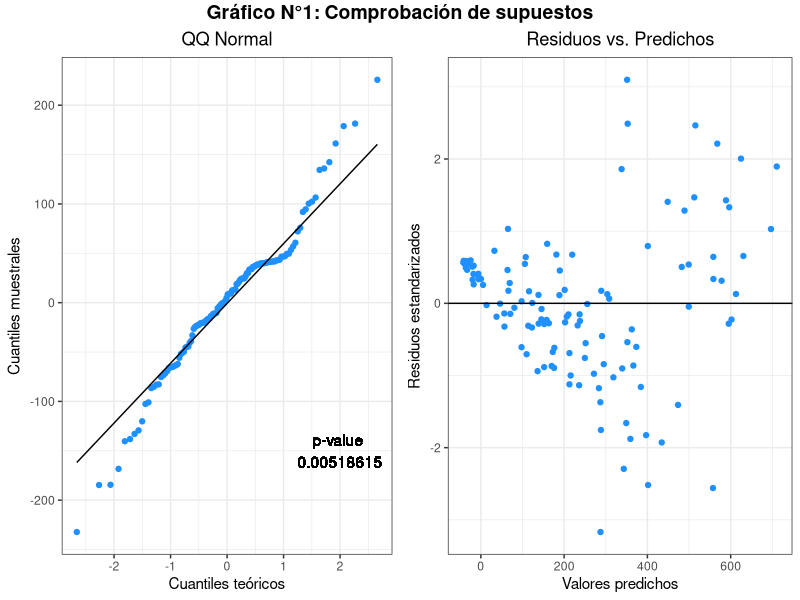
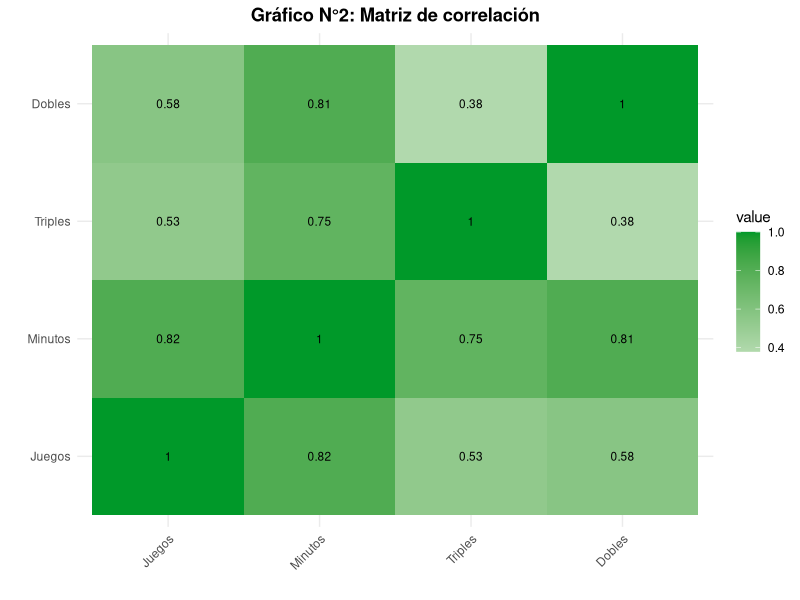
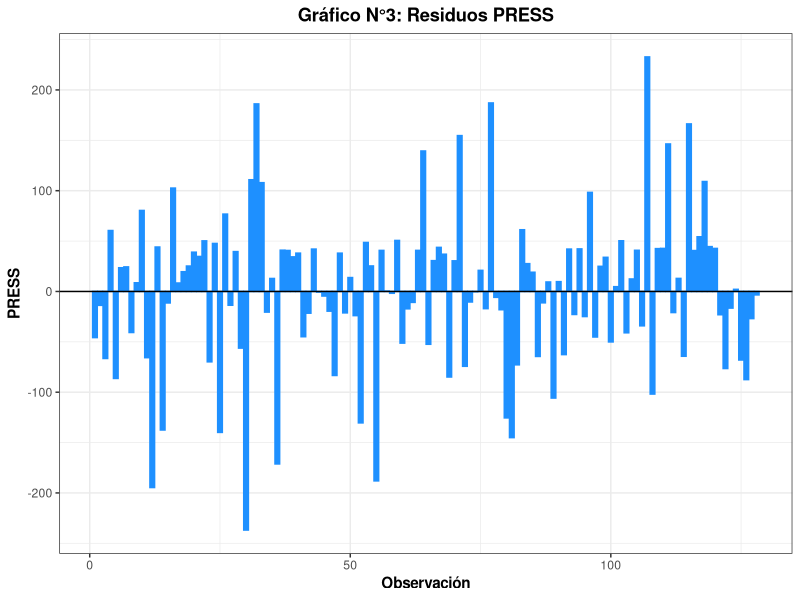
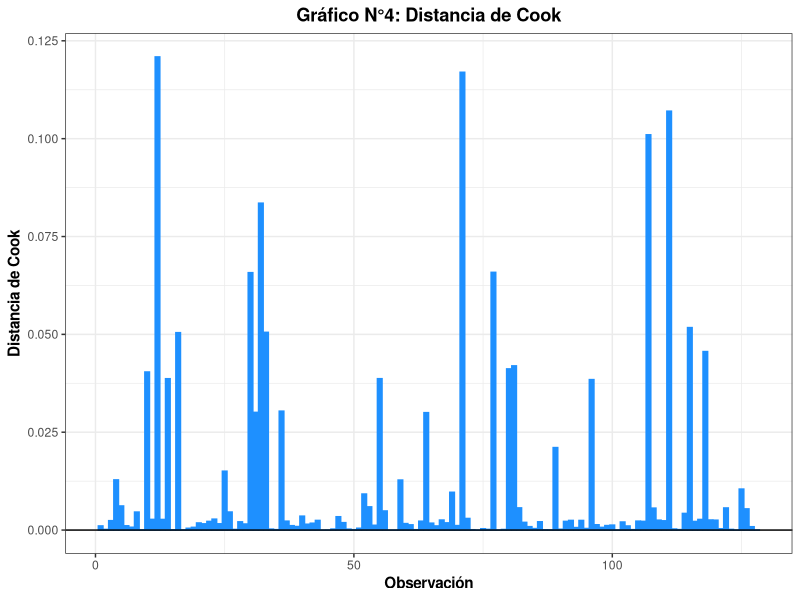

Here is the R script that generated these plots, in order:
## ---- chunk 1
library(tidyverse)
library(kableExtra)
library(broom)
library(egg)
library(ggpubr)
library(car)

## ---- chunk 2
data <- read.csv("files/WNBA.csv", sep = ";")
summary(data)
## ---- chunk 3
data$Equipo <- as.factor(data$Equipo)
data$Posicion <- as.factor(data$Posicion)
summary(data)
## ---- chunk 4
# División en training y testing
set.seed(45672848)
index_training <- sample(1:nrow(data), size = 0.7*nrow(data))

training <- data[index_training,]
testing <- data[-index_training,]
## ---- chunk 5
training_filtered <- select(training, -Jugadora)
m1 <- MASS::stepAIC(
  object = lm(Puntos ~ 1, data = training_filtered), #punto de partida
  scope = list(upper = lm(Puntos ~ ., data = training_filtered)), #máximo modelo posible
  direction = "both", #método de selección
  trace = FALSE, #para no imprimir resultados parciales
  k = 2, #penalización a emplear (2 = AIC, log(n) = BIC)
  steps = 1000 #máximo nro de pasos
  )

summary(m1)
## ---- chunk 6
m2 <- lm(Puntos ~ Minutos + Triples, data = training)
m3 <- lm(Puntos ~ Minutos + Juegos, data = training)
## ---- chunk 7
modelos <- data.frame(Modelo = c("Modelo 1", "Modelo 2", "Modelo 3"),
                      Ajuste = c("m1", "m2", "m3"))
## ---- chunk 8
Modelo_completo <- lm(Puntos ~ . -Jugadora, data = training)
sigma <- sum(residuals(Modelo_completo)^2)/df.residual(Modelo_completo)

Resumen <- modelos %>% 
  group_by(Modelo) %>% 
  summarise(CME = summary(get(Ajuste))$sigma^2,
            PRESS = sum((resid(get(Ajuste))/(1-hatvalues(get(Ajuste))))^2),
            Cp = sum(residuals(get(Ajuste))^2)/sigma + 2 * length(coef(get(Ajuste))) - nrow(training),
            AIC = AIC(get(Ajuste)),
            BIC = BIC(get(Ajuste)))

kable(Resumen, caption = "Tabla N°1: Comparación del ajuste de los 3 modelos") %>%
  kable_styling(bootstrap_options = "striped", full_width = F)
## ---- chunk 9
Modelo_final <- augment(m2)
g1 <- ggplot(mapping = aes(sample = Modelo_final$.resid)) + 
    stat_qq(color = "dodgerblue") + 
    stat_qq_line() + 
  ggtitle("QQ Normal") +
  xlab("Cuantiles teóricos") +
  ylab("Cuantiles muestrales") +
  geom_text(aes(x = 2, y = -150, fill ="black", label = paste0("p-value \n", round(shapiro.test(Modelo_final$.resid)$p.value, 8)))) +
  theme_bw() +
  theme(plot.title = element_text(hjust = 0.5),
        legend.position = "none")

g2 <- ggplot(Modelo_final) +
  aes(x = .fitted, y = .std.resid) +
  geom_point(color = "dodgerblue") +
  geom_hline(yintercept = 0, color = "black") +
  ggtitle("Residuos vs. Predichos") +
  xlab("Valores predichos") +
  ylab("Residuos estandarizados") +
  theme_bw() +
  theme(plot.title = element_text(hjust = 0.5))

g <- ggarrange(g1, g2, ncol = 2)

annotate_figure(g, top = text_grob("Gráfico N°1: Comprobación de supuestos", face = "bold", size = 14))
## ---- chunk 10
# Colinealidad
training_modelo <- training %>% 
  select(Juegos, Minutos, Triples, Dobles)

corr_matrix <- cor(training_modelo)

corr_melted <- reshape2::melt(corr_matrix)

ggplot(corr_melted, aes(x = Var2, y = Var1, fill = value)) +
  geom_tile() +
  geom_text(aes(label = round(value, 2)), size = 3) +
  scale_fill_gradient2(low = "#ef2947", high = "#009929", mid = "white", midpoint = 0) +
  labs(x = "", y = "", title = "Gráfico N°2: Matriz de correlación") +
  theme_minimal() +
  theme(axis.text.x = element_text(angle = 45, hjust = 1),
        plot.title = element_text(hjust = 0.5, face = "bold"))
## ---- chunk 11
vif = vif(m2)

vif_df <- data.frame(Variable = names(vif),
                     VIF = as.numeric(vif),
                     row.names = NULL)

kable(vif_df, caption = "Tabla N°2: Factores de Inflación de la Varianza (VIF)") %>%
  kable_styling(bootstrap_options = c("striped", "hover"), full_width = F)
## ---- chunk 12
# Observaciones atípicas
Modelo_final <- mutate(Modelo_final, 
                       PRESS = .resid/(1-.hat),
                       id = 1:nrow(Modelo_final))

ggplot(data = Modelo_final) + 
    aes(x = id, y = PRESS) + 
  geom_bar(stat="identity", color = "dodgerblue", fill = "dodgerblue")+
    geom_hline(aes(yintercept = 0)) +
    ggtitle("Gráfico N°3: Residuos PRESS") +
    xlab("Observación") +
    ylab("PRESS") +
    theme_bw() +
    theme(legend.position = "none",
          axis.title = element_text(face = "bold"),
          plot.title = element_text(hjust = 0.5, face = "bold"))
## ---- chunk 13
# Observaciones influyentes
ggplot(data = Modelo_final) + 
    aes(x = id, y = .cooksd) + 
  geom_bar(stat="identity", color = "dodgerblue", fill = "dodgerblue")+
    geom_hline(aes(yintercept = 0)) +
    ggtitle("Gráfico N°4: Distancia de Cook") +
    xlab("Observación") +
    ylab("Distancia de Cook") +
    theme_bw() +
    theme(legend.position = "none",
      axis.title = element_text(face = "bold"),
      plot.title = element_text(hjust = 0.5, face = "bold"))
## ---- chunk 14
Betas = data.frame(Variable = names(coef(m2)),
                   Valor = as.numeric(coef(m2)),
                   P_value = as.numeric(coef(summary(m2))[, "Pr(>|t|)"]))

kable(Betas, caption = "Tabla N°3: Coeficientes estimados del modelo") %>%
  kable_styling(bootstrap_options = c("striped", "hover"), full_width = F)

as.numeric(coef(summary(m2))[, "Pr(>|t|)"])
